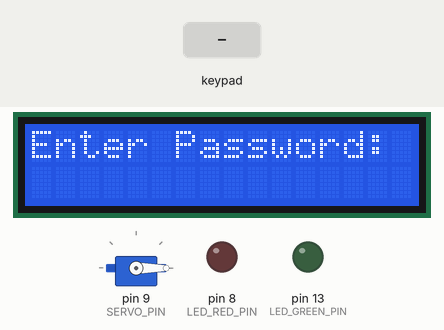
A sketch run on a simulated Arduino Uno, built with avr-gcc and run on an emulated ATmega328P. Shown: servo, 16×2 character LCD, output pins drawn as LEDs (lit = HIGH). The test bench sets the inputs (shaded band).

Above: at 4.2 s.
4.3 s: keypad keys 1 2 3 4 # pressed 0.4 s apart
At 7.1 s:
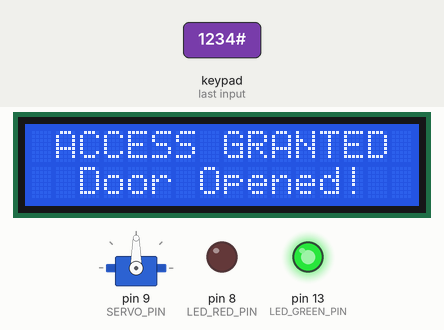
7.8 s: key '#' pressed
10.8 s: keypad keys 6 7 1 0 # pressed 0.4 s apart
At 14.8 s:
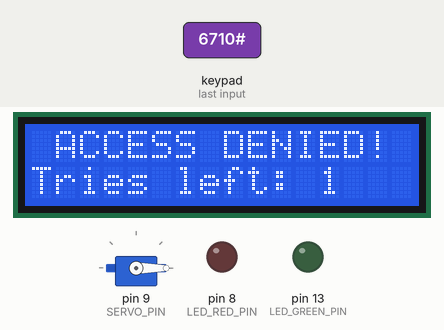
15.1 s: keypad keys 1 3 9 7 # pressed 0.4 s apart
At 17.5 s:
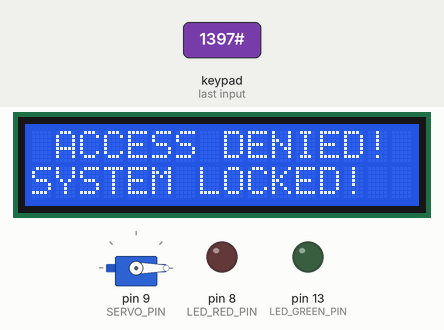
Timing chart, 0 to 21.1 s (numbered marks = the images above; inputs shaded):
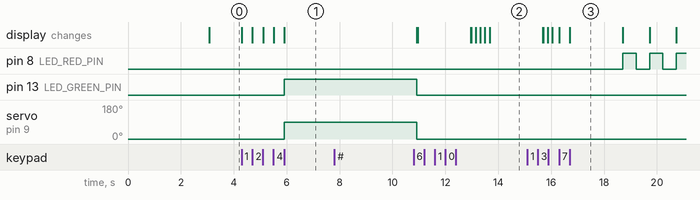

The sketch:

TestCode.ino
```cpp
#include <LiquidCrystal.h>
#include <Keypad.h>
#include <Servo.h>

// ──────────────────────────────────────────
//            تعريف الأطراف
// ──────────────────────────────────────────
#define SERVO_PIN     9
#define LED_RED_PIN   8    // LED أحمر ← خطأ / إنذار
#define LED_GREEN_PIN 13   // LED أخضر ← دخول صحيح
#define LOCKOUT_SEC   10

// ──────────────────────────────────────────
//            إعداد الـ LCD
//            RS, EN, D4, D5, D6, D7
// ──────────────────────────────────────────
LiquidCrystal lcd(12, 11, 5, 4, 3, 2);

// ──────────────────────────────────────────
//            إعداد لوحة المفاتيح 4×3
// ──────────────────────────────────────────
const byte ROWS = 4;
const byte COLS = 3;

char hexaKeys[ROWS][COLS] = {
  {'1', '2', '3'},
  {'4', '5', '6'},
  {'7', '8', '9'},
  {'*', '0', '#'}
};

byte rowPins[ROWS] = {A0, A1, A2, A3};
byte colPins[COLS] = {6,  7,  10};

Keypad keypad = Keypad(
  makeKeymap(hexaKeys),
  rowPins, colPins,
  ROWS, COLS
);

// ──────────────────────────────────────────
//            إعداد السيرفو
// ──────────────────────────────────────────
Servo lockServo;

// ──────────────────────────────────────────
//            ثوابت النظام
// ──────────────────────────────────────────
const String STUDENT_NAME = "Ahmed Osrof";
const String STUDENT_ID   = "120212439";
const String CORRECT_PASS = "1234";
const int    MAX_ATTEMPTS  = 3;

// ──────────────────────────────────────────
//            متغيرات الحالة
// ──────────────────────────────────────────
int    attemptCount = 0;
bool   systemLocked = false;
String enteredPass  = "";


void setup() {
  pinMode(LED_RED_PIN,   OUTPUT);
  pinMode(LED_GREEN_PIN, OUTPUT);
  digitalWrite(LED_RED_PIN,   LOW);
  digitalWrite(LED_GREEN_PIN, LOW);

  lockServo.attach(SERVO_PIN);
  lockDoor();

  lcd.begin(16, 2);
  showWelcomeScreen();
  delay(3000);
  showEnterPassword();
}


void loop() {
  if (systemLocked) {
    runLockout();
    return;
  }

  char key = keypad.getKey();
  if (!key) return;

  if      (key == '#') checkPassword();
  else if (key == '*') clearEntry();
  else                 appendKey(key);
}


//         دوال الشاشة (LCD)


void showWelcomeScreen() {
  lcd.clear();
  lcd.setCursor(0, 0);
  lcd.print(STUDENT_NAME);
  lcd.setCursor(0, 1);
  lcd.print(STUDENT_ID);
}

void showEnterPassword() {
  lcd.clear();
  lcd.setCursor(0, 0);
  lcd.print("Enter Password:");
  lcd.setCursor(0, 1);
  lcd.print("                ");
  enteredPass = "";
}

void updatePasswordDisplay() {
  lcd.setCursor(0, 1);
  for (int i = 0; i < (int)enteredPass.length(); i++)
    lcd.print("*");
  for (int i = enteredPass.length(); i < 16; i++)
    lcd.print(" ");
}

void showAccessGranted() {
  lcd.clear();
  lcd.setCursor(0, 0);
  lcd.print(" ACCESS GRANTED ");
  lcd.setCursor(0, 1);
  lcd.print("  Door Opened!");
}

void showAccessDenied(int remaining) {
  lcd.clear();
  lcd.setCursor(0, 0);
  lcd.print(" ACCESS DENIED! ");
  lcd.setCursor(0, 1);
  if (remaining > 0) {
    lcd.print("Tries left: ");
    lcd.print(remaining);
    lcd.print("   ");
  } else {
    lcd.print("SYSTEM LOCKED!  ");
  }
}

void showLockoutScreen(int secondsLeft) {
  lcd.clear();
  lcd.setCursor(0, 0);
  lcd.print("!!! ALARM  !!!");
  lcd.setCursor(0, 1);
  lcd.print("Wait: ");
  lcd.print(secondsLeft);
  lcd.print(" sec    ");
}

//         دوال التحكم (سيرفو + LED)

void unlockDoor() { lockServo.write(90); }
void lockDoor()   { lockServo.write(0);  }

void allLedsOff() {
  digitalWrite(LED_RED_PIN,   LOW);
  digitalWrite(LED_GREEN_PIN, LOW);
}

//         دوال كلمة المرور

void appendKey(char key) {
  if (enteredPass.length() < 16) {
    enteredPass += key;
    updatePasswordDisplay();
  }
}

void clearEntry() {
  enteredPass = "";
  showEnterPassword();
}

void checkPassword() {
  if (enteredPass == CORRECT_PASS)
    handleCorrectPassword();
  else
    handleWrongPassword();
}

//     معالجة كلمة المرور الصحيحة
void handleCorrectPassword() {
  attemptCount = 0;
  allLedsOff();

  digitalWrite(LED_GREEN_PIN, HIGH);  //  إضاءة أخضر
  showAccessGranted();
  unlockDoor();
  delay(5000);                         // الباب مفتوح 5 ثوان

  digitalWrite(LED_GREEN_PIN, LOW);   // إطفاء أخضر
  lockDoor();
  showEnterPassword();
}

//     معالجة كلمة المرور الخاطئة

void handleWrongPassword() {
  attemptCount++;
  int remaining = MAX_ATTEMPTS - attemptCount;

  showAccessDenied(remaining);
  delay(2000);

  if (attemptCount >= MAX_ATTEMPTS)
    systemLocked = true;
  else
    showEnterPassword();
}

//     دالة الإغلاق

void runLockout() {
  for (int s = LOCKOUT_SEC; s > 0; s--) {
    showLockoutScreen(s);
    digitalWrite(LED_RED_PIN, HIGH);
    delay(500);
    digitalWrite(LED_RED_PIN, LOW);
    delay(500);
  }

  systemLocked = false;
  attemptCount = 0;
  allLedsOff();
  showEnterPassword();
}
```

Measured:
- after the input at 4.3 s, pin 13 (LED_GREEN_PIN): LOW → HIGH after 1.6 s; servo on pin 9 (SERVO_PIN): 0° → 90° after 1.6 s; the display: first changes at once (image 1 shows a later state)
- after the input at 7.8 s, every drawn part: stays the same
- after the input at 10.8 s, the display: first differs from a run without the input after 2.2 s (image 2 shows a later state)
- after the input at 15.1 s, pin 8 (LED_RED_PIN): alternates HIGH for 0.50 s and LOW for 0.51 s, starting after 3.6 s; the display: first differs from a run without the input after 0.60 s (image 3 shows a later state)
